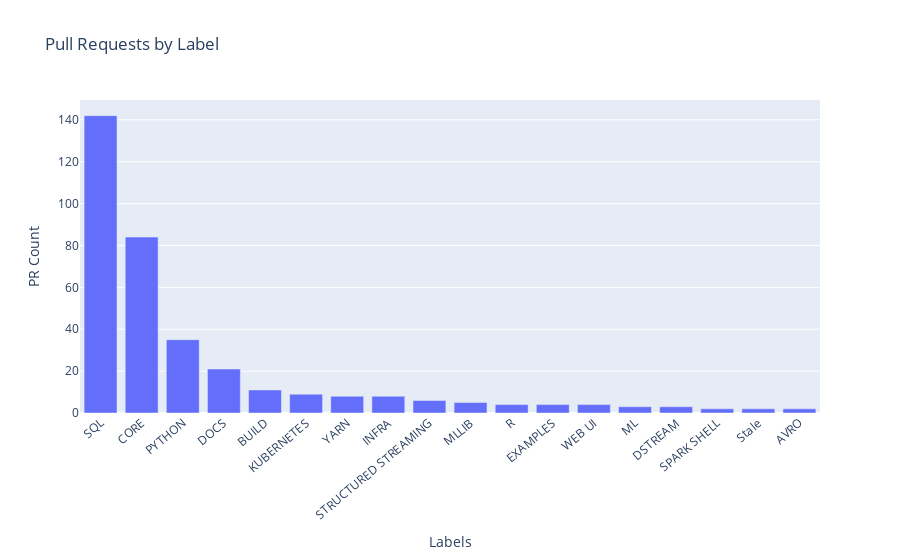

Write notebook code for a chart like this one.
### Code cell
fig = go.Figure([go.Bar(
    x=labels_by_name.index, 
    y=labels_by_name.label_count)])
fig.update_layout(
    title = 'Pull Requests by Label', 
    xaxis_title = 'Labels', 
    yaxis_title = 'PR Count', 
    xaxis_tickmode = 'linear',
    xaxis_tickangle=-40)
fig.show()

### Figure 1 — Plotly figure (JSON) as saved in the notebook; plotly's stock layout.template omitted (floating-point values rounded to 4 significant figures)
{"data": [{"type": "bar", "x": ["SQL", "CORE", "PYTHON", "DOCS", "BUILD", "KUBERNETES", "YARN", "INFRA", "STRUCTURED STREAMING", "MLLIB", "R", "EXAMPLES", "WEB UI", "ML", "DSTREAM", "SPARK SHELL", "Stale", "AVRO"], "y": [142, 84, 35, 21, 11, 9, 8, 8, 6, 5, 4, 4, 4, 3, 3, 2, 2, 2]}], "layout": {"title": {"text": "Pull Requests by Label"}, "xaxis": {"tickangle": -40, "tickmode": "linear", "title": {"text": "Labels"}}, "yaxis": {"title": {"text": "PR Count"}}}}
